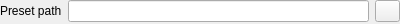
<?xml version="1.0" encoding="UTF-8"?>
<ui version="4.0">
 <class>CELoadPresetConfigForm</class>
 <widget class="QWidget" name="CELoadPresetConfigForm">
  <property name="geometry">
   <rect>
    <x>0</x>
    <y>0</y>
    <width>400</width>
    <height>24</height>
   </rect>
  </property>
  <property name="windowTitle">
   <string>Form</string>
  </property>
  <layout class="QFormLayout" name="formLayout">
   <property name="leftMargin">
    <number>0</number>
   </property>
   <property name="topMargin">
    <number>0</number>
   </property>
   <property name="rightMargin">
    <number>0</number>
   </property>
   <property name="bottomMargin">
    <number>0</number>
   </property>
   <item row="0" column="0">
    <widget class="QLabel" name="label">
     <property name="text">
      <string>Preset path</string>
     </property>
    </widget>
   </item>
   <item row="0" column="1">
    <widget class="QWidget" name="horizontalWidget" native="true">
     <layout class="QHBoxLayout" name="horizontalLayout">
      <property name="leftMargin">
       <number>0</number>
      </property>
      <property name="topMargin">
       <number>0</number>
      </property>
      <property name="rightMargin">
       <number>0</number>
      </property>
      <property name="bottomMargin">
       <number>0</number>
      </property>
      <item>
       <widget class="QLineEdit" name="pathField"/>
      </item>
      <item>
       <widget class="QPushButton" name="browseBtn">
        <property name="maximumSize">
         <size>
          <width>25</width>
          <height>16777215</height>
         </size>
        </property>
        <property name="text">
         <string/>
        </property>
        <property name="icon">
         <iconset resource="../../resource/resource.qrc">
          <normaloff>:/images/folder.svg</normaloff>:/images/folder.svg</iconset>
        </property>
       </widget>
      </item>
     </layout>
    </widget>
   </item>
  </layout>
 </widget>
 <resources>
  <include location="../../resource/resource.qrc"/>
 </resources>
 <connections/>
</ui>
